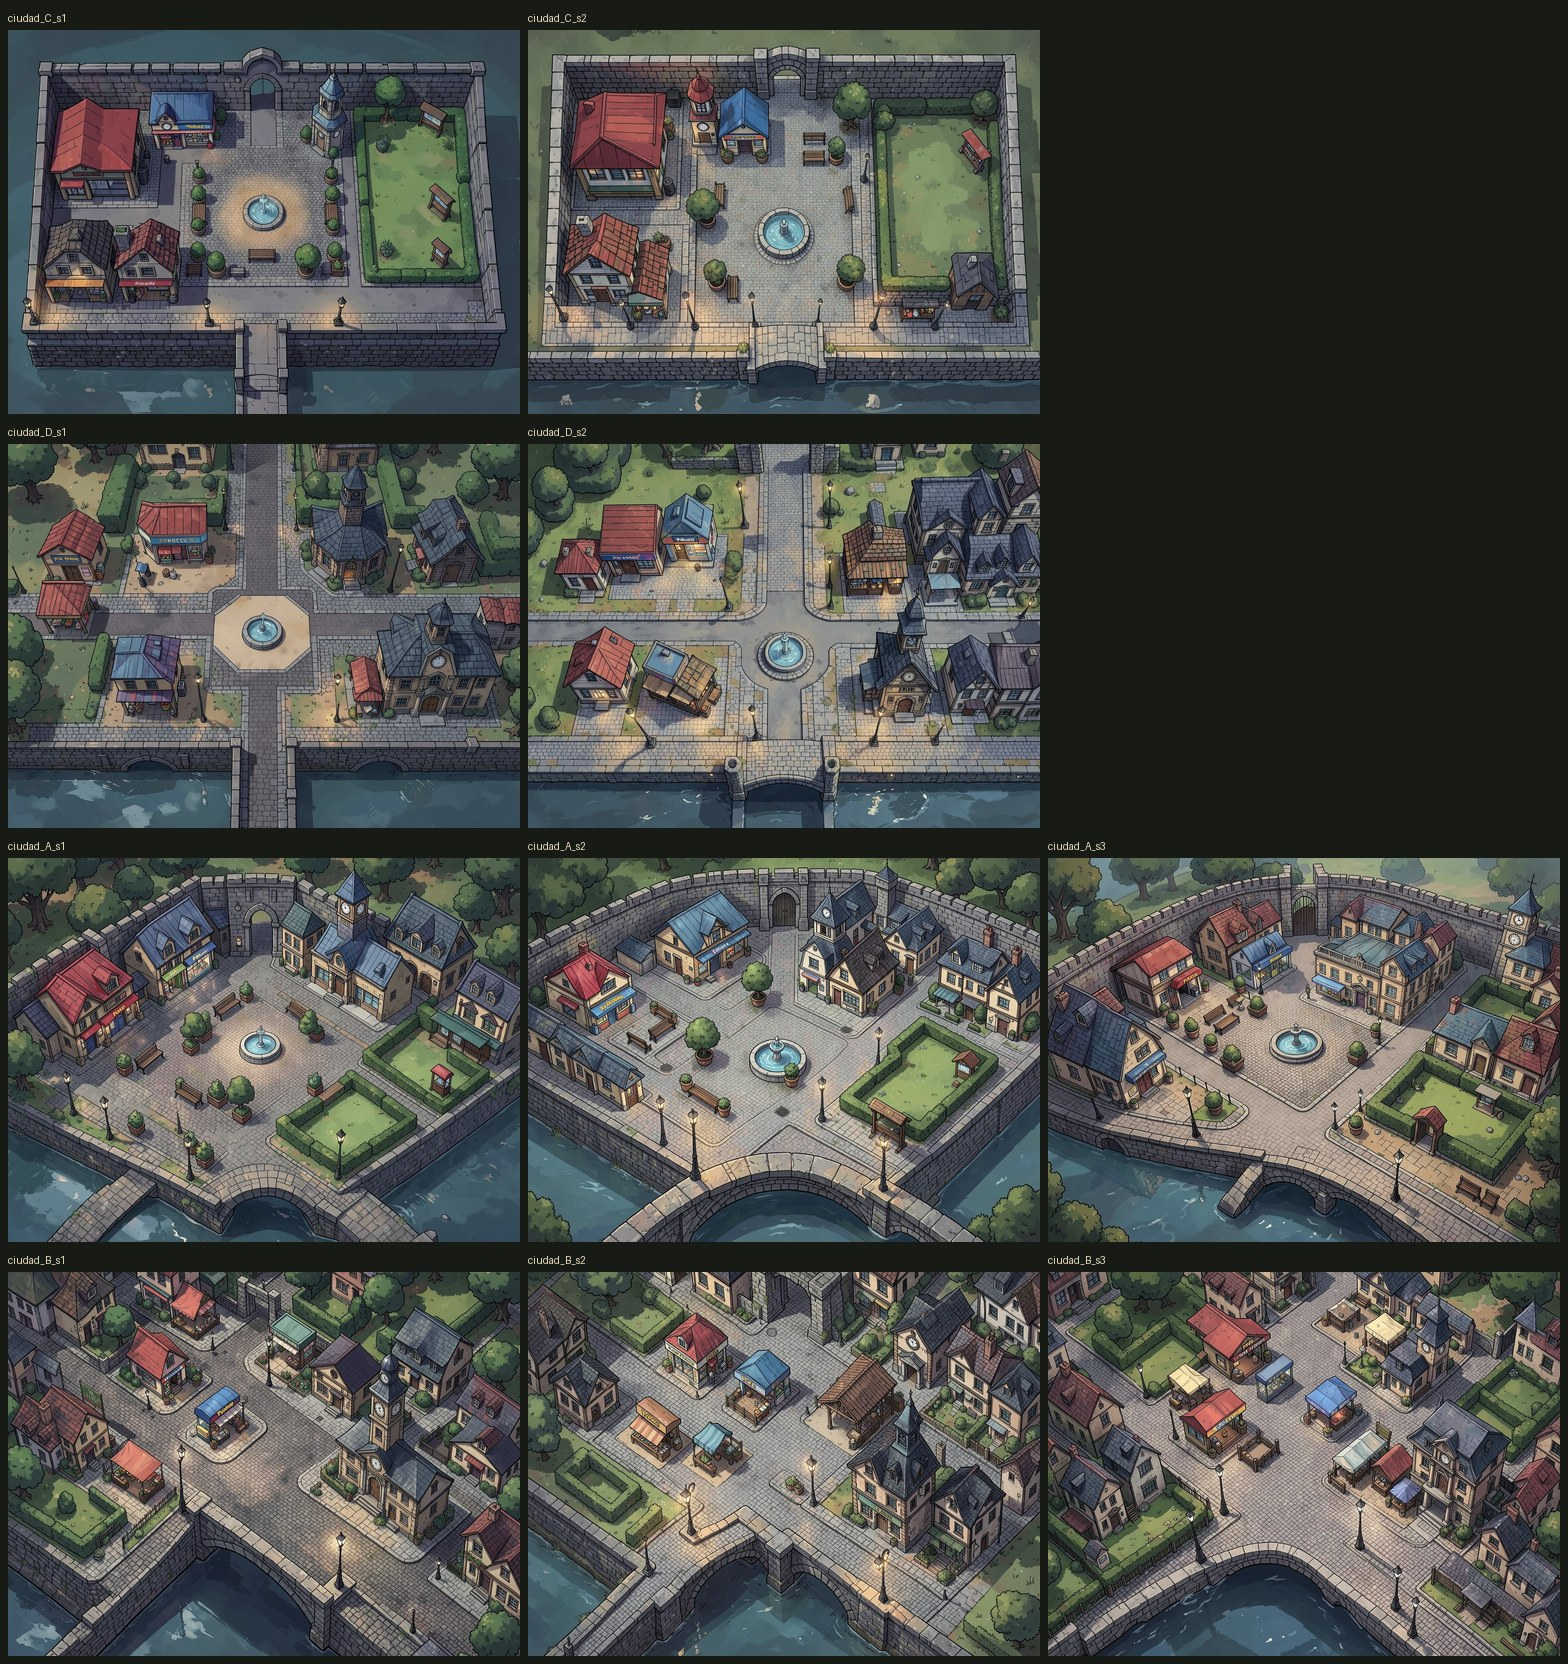

Reproduce this figure in Python.
# Hoja de contacto de las referencias de la ciudad (gen.sh, gen2.sh): una fila por idea, etiquetada.
import sys
from pathlib import Path
from PIL import Image, ImageDraw
D = Path(__file__).parent
ideas = ['C', 'D', 'A', 'B']
fil = [sorted(D.glob(f'ciudad_{i}_s*_0.png')) for i in ideas]
W, H = 512, 384; cols = max(len(f) for f in fil)
hoja = Image.new('RGB', (cols * (W + 8) + 8, len(ideas) * (H + 30) + 8), (24, 26, 22))
dib = ImageDraw.Draw(hoja)
for r, f in enumerate(fil):
    for c, p in enumerate(f):
        x, y = 8 + c * (W + 8), 8 + r * (H + 30)
        hoja.paste(Image.open(p).convert('RGB').resize((W, H), Image.LANCZOS), (x, y + 22))
        dib.text((x, y + 4), p.stem.replace('_0', ''), fill=(230, 220, 190))
hoja.save(D / 'hoja.jpg', quality=88)
